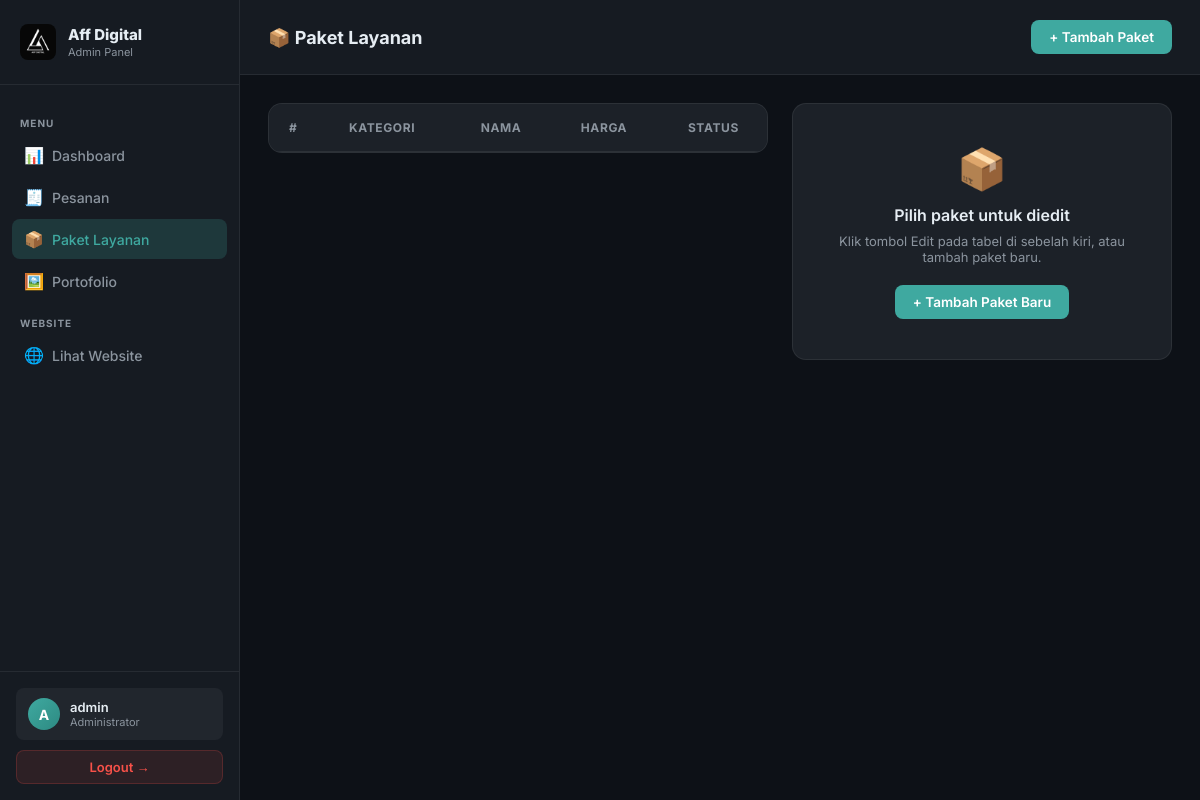
/admin/packages.php (signed in), run on an earlier commit of the app's database.
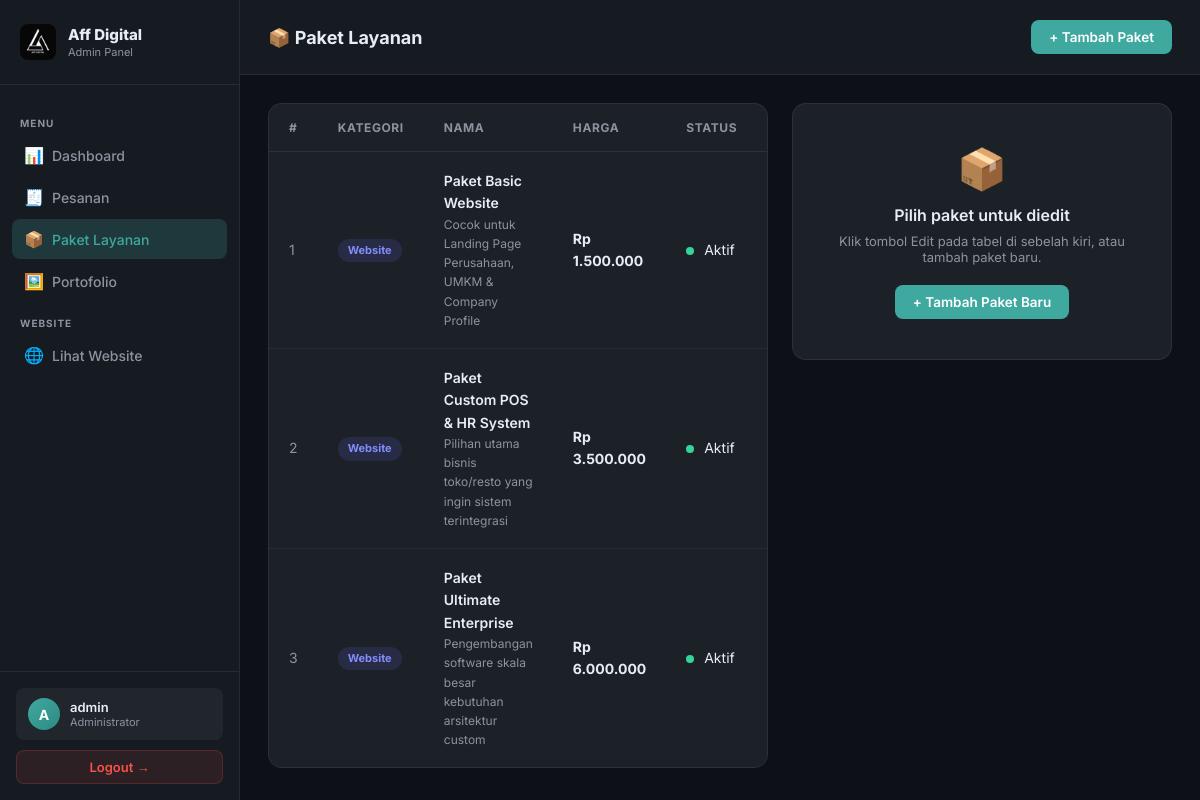
And on a later commit of the database.
### tables this page shows
CREATE TABLE IF NOT EXISTS packages (
  id INT AUTO_INCREMENT PRIMARY KEY,
  category VARCHAR(30) NOT NULL DEFAULT 'website',
  name VARCHAR(100) NOT NULL,
  tagline VARCHAR(160) DEFAULT NULL,
  description TEXT DEFAULT NULL,
  price VARCHAR(255) NOT NULL DEFAULT '0',
  features TEXT DEFAULT NULL,
  is_active TINYINT(1) NOT NULL DEFAULT 1,
  sort_order INT NOT NULL DEFAULT 0,
  created_at DATETIME DEFAULT CURRENT_TIMESTAMP
);

### db.php (called while the page is built, shortened)
<?php
function format_rupiah($amount) {
    if (is_numeric($amount)) {
        return 'Rp ' . number_format((float) $amount, 0, ',', '.');
    }
    $amountStr = trim((string)$amount);
    return 'Rp ' . $amountStr;
}

### admin/packages.php (the view, shortened to what the changed rows need)
<?php
require_once __DIR__ . '/../db.php';
$db = get_db();
$packages = [];
if ($db) {
    try {
        $packages = $db->query("SELECT * FROM packages ORDER BY category, sort_order, id")->fetchAll();
    } catch (Exception $e) { $packages = []; }
}
function h3($s) { return htmlspecialchars((string)$s, ENT_QUOTES, 'UTF-8'); }
?>
<!DOCTYPE html>
<html lang="id">
<head>
</head>
<body>
<div class="main">
  <div class="topbar">
    <h1>📦 Paket Layanan</h1>
  </div>
  <div class="content">
    <div class="grid">
      <div class="table-wrap">
        <table>
          <thead><tr><th>#</th><th>Kategori</th><th>Nama</th><th>Harga</th><th>Status</th><th>Aksi</th></tr></thead>
          <tbody>
            <?php foreach ($packages as $p): ?>
            <tr>
              <td style="color:var(--muted)"><?php echo $p['id']; ?></td>
              <td><span class="cat-badge cat-<?php echo h3($p['category']); ?>"><?php echo $p['category'] === 'website' ? 'Website' : 'Foto & Video'; ?></span></td>
              <td>
                <div style="font-weight:600"><?php echo h3($p['name']); ?></div>
                <div style="font-size:12px;color:var(--muted)"><?php echo h3($p['tagline']); ?></div>
              </td>
              <td style="font-weight:700"><?php echo format_rupiah($p['price']); ?></td>
              <td>
                <span class="active-dot <?php echo $p['is_active'] ? 'dot-on' : 'dot-off'; ?>"></span>
                <?php echo $p['is_active'] ? 'Aktif' : 'Nonaktif'; ?>
              </td>
              <td>
              </td>
            </tr>
            <?php endforeach; ?>
          </tbody>
        </table>
      </div>
    </div>
  </div>
</div>
</body>
</html>

What changed in the data, as far as the page shows it:
added packages: id "1", category "Website", name "Paket Basic Website", tagline "Cocok untuk Landing Page Perusahaan, UMKM & Company Profile", price "Rp 1.500.000", is_active 1 (drawn)
added packages: id "2", category "Website", name "Paket Custom POS & HR System", tagline "Pilihan utama bisnis toko/resto yang ingin sistem terintegrasi", price "Rp 3.500.000", is_active 1 (drawn)
added packages: id "3", category "Website", name "Paket Ultimate Enterprise", tagline "Pengembangan software skala besar kebutuhan arsitektur custom", price "Rp 6.000.000", is_active 1 (drawn)
